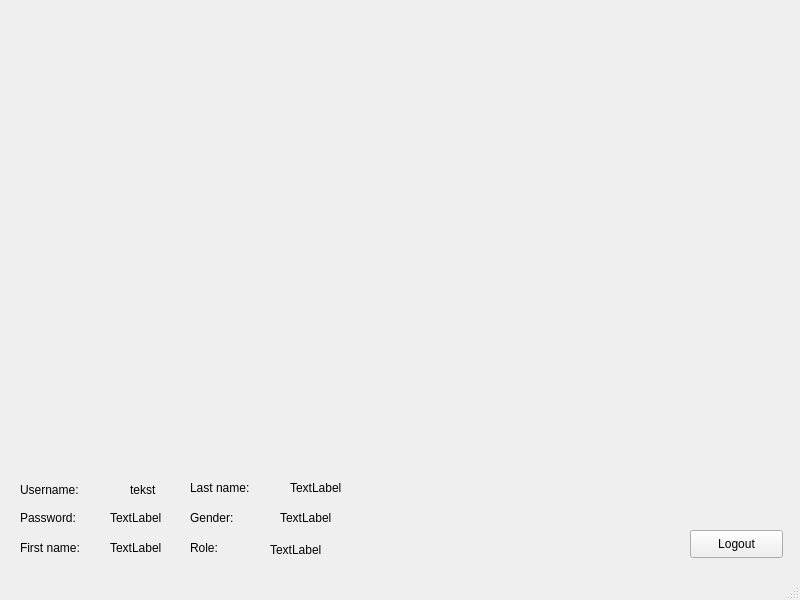
<?xml version="1.0" encoding="UTF-8"?>
<ui version="4.0">
 <class>MainWindow</class>
 <widget class="QMainWindow" name="MainWindow">
  <property name="geometry">
   <rect>
    <x>0</x>
    <y>0</y>
    <width>800</width>
    <height>600</height>
   </rect>
  </property>
  <property name="windowTitle">
   <string>MainWindow</string>
  </property>
  <widget class="QWidget" name="centralwidget">
   <widget class="QLabel" name="label">
    <property name="geometry">
     <rect>
      <x>20</x>
      <y>480</y>
      <width>101</width>
      <height>20</height>
     </rect>
    </property>
    <property name="text">
     <string>Username:</string>
    </property>
   </widget>
   <widget class="QLabel" name="label_2">
    <property name="geometry">
     <rect>
      <x>130</x>
      <y>480</y>
      <width>55</width>
      <height>20</height>
     </rect>
    </property>
    <property name="text">
     <string>tekst</string>
    </property>
   </widget>
   <widget class="QLabel" name="label_3">
    <property name="geometry">
     <rect>
      <x>20</x>
      <y>510</y>
      <width>55</width>
      <height>16</height>
     </rect>
    </property>
    <property name="text">
     <string>Password:</string>
    </property>
   </widget>
   <widget class="QLabel" name="label_4">
    <property name="geometry">
     <rect>
      <x>110</x>
      <y>510</y>
      <width>55</width>
      <height>16</height>
     </rect>
    </property>
    <property name="text">
     <string>TextLabel</string>
    </property>
   </widget>
   <widget class="QLabel" name="label_5">
    <property name="geometry">
     <rect>
      <x>20</x>
      <y>540</y>
      <width>71</width>
      <height>16</height>
     </rect>
    </property>
    <property name="text">
     <string>First name:</string>
    </property>
   </widget>
   <widget class="QLabel" name="label_6">
    <property name="geometry">
     <rect>
      <x>110</x>
      <y>540</y>
      <width>55</width>
      <height>16</height>
     </rect>
    </property>
    <property name="text">
     <string>TextLabel</string>
    </property>
   </widget>
   <widget class="QLabel" name="label_7">
    <property name="geometry">
     <rect>
      <x>190</x>
      <y>480</y>
      <width>71</width>
      <height>16</height>
     </rect>
    </property>
    <property name="text">
     <string>Last name:</string>
    </property>
   </widget>
   <widget class="QLabel" name="label_8">
    <property name="geometry">
     <rect>
      <x>290</x>
      <y>480</y>
      <width>55</width>
      <height>16</height>
     </rect>
    </property>
    <property name="text">
     <string>TextLabel</string>
    </property>
   </widget>
   <widget class="QLabel" name="label_9">
    <property name="geometry">
     <rect>
      <x>190</x>
      <y>510</y>
      <width>55</width>
      <height>16</height>
     </rect>
    </property>
    <property name="text">
     <string>Gender:</string>
    </property>
   </widget>
   <widget class="QLabel" name="label_10">
    <property name="geometry">
     <rect>
      <x>280</x>
      <y>510</y>
      <width>55</width>
      <height>16</height>
     </rect>
    </property>
    <property name="text">
     <string>TextLabel</string>
    </property>
   </widget>
   <widget class="QLabel" name="label_11">
    <property name="geometry">
     <rect>
      <x>190</x>
      <y>540</y>
      <width>55</width>
      <height>16</height>
     </rect>
    </property>
    <property name="text">
     <string>Role: </string>
    </property>
   </widget>
   <widget class="QLabel" name="label_12">
    <property name="geometry">
     <rect>
      <x>270</x>
      <y>540</y>
      <width>161</width>
      <height>20</height>
     </rect>
    </property>
    <property name="text">
     <string>TextLabel</string>
    </property>
   </widget>
   <widget class="QPushButton" name="pushButton">
    <property name="geometry">
     <rect>
      <x>690</x>
      <y>530</y>
      <width>93</width>
      <height>28</height>
     </rect>
    </property>
    <property name="text">
     <string>Logout</string>
    </property>
   </widget>
  </widget>
  <widget class="QStatusBar" name="statusbar"/>
 </widget>
 <resources/>
 <connections/>
</ui>
